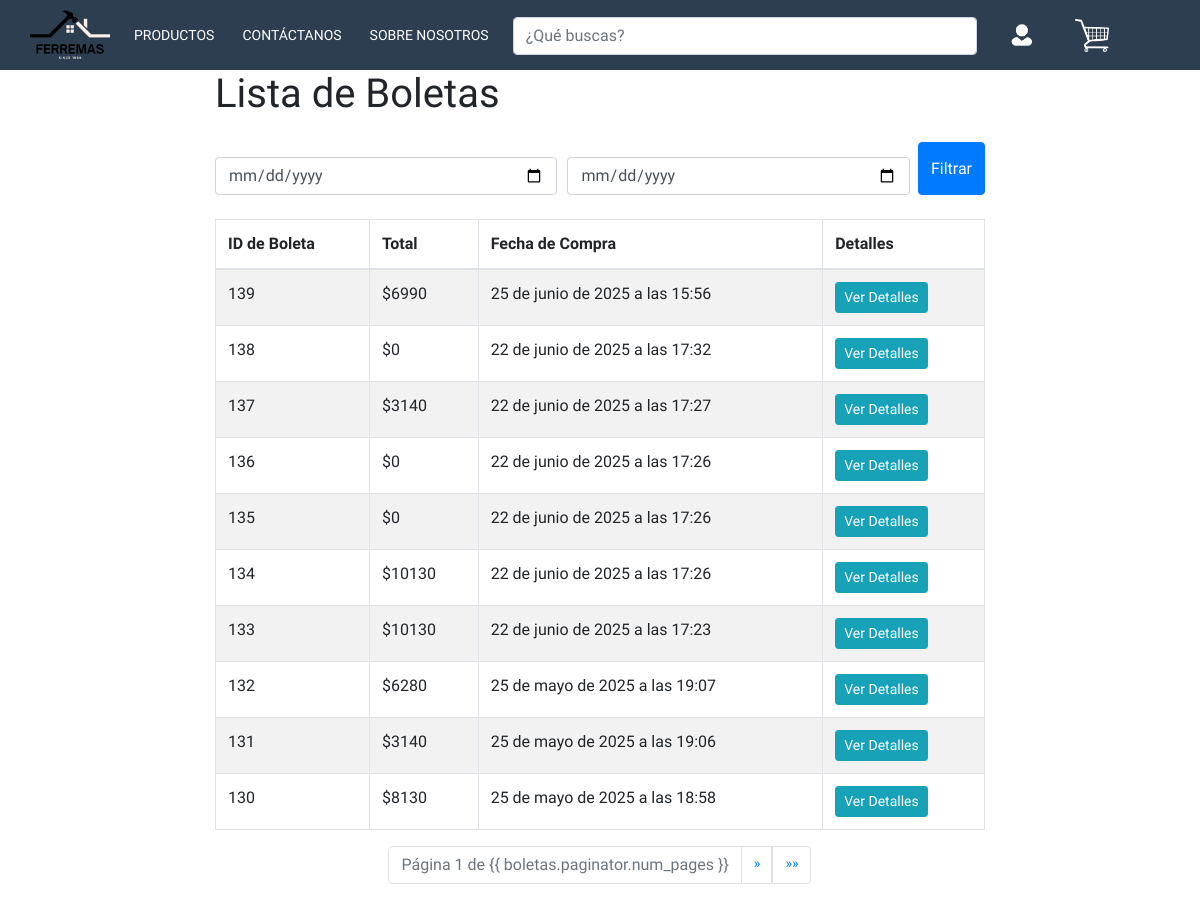
The app's page /boleta/ (signed in), older data.
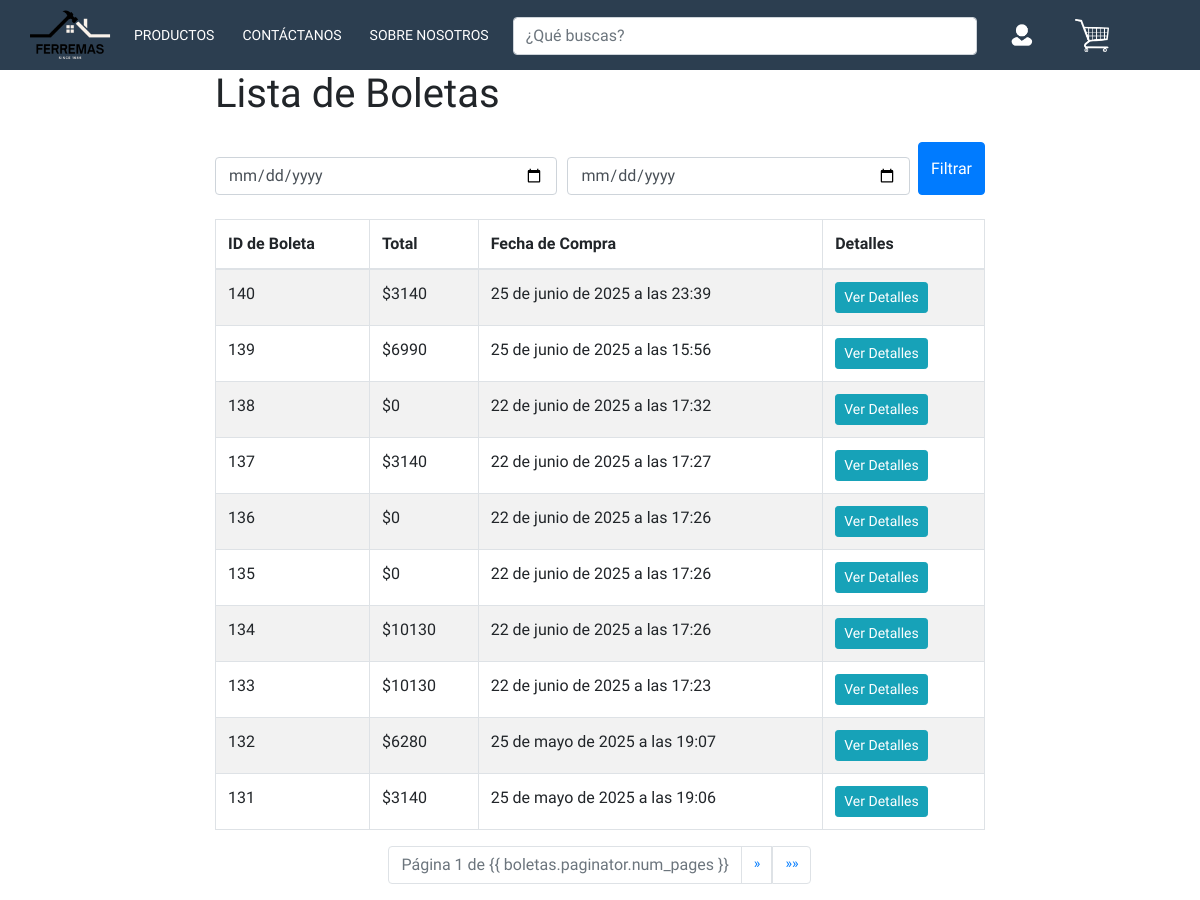
The same page, newer data.
### core/models.py (models this page shows, shortened)
class Boleta(models.Model):
    id_boleta=models.AutoField(primary_key=True)
    total=models.BigIntegerField()
    fechaCompra=models.DateTimeField(blank=False, null=False, default = datetime.datetime.now)

### core/views.py (the view)
# urls.py: path('boleta/', views.listar_boletas, name='listar_boletas'),
@login_required
def listar_boletas(request):
    fecha_inicio = request.GET.get('fecha_inicio')
    fecha_fin = request.GET.get('fecha_fin')
    boletas = Boleta.objects.all().order_by('-fechaCompra')
    if fecha_inicio and fecha_fin:
        boletas = boletas.filter(fechaCompra__range=[fecha_inicio, fecha_fin])
    paginator = Paginator(boletas, 10)
    page_number = request.GET.get('page')
    boletas_page = paginator.get_page(page_number)
    return render(request, 'listar_boletas.html', {'boletas': boletas_page})

### core/context_processor.py (called while the page is built, shortened)
def total_carrito(request):
    total = 0
    return {'total_carrito':int(total)}

### core/templates/listar_boletas.html (shortened to what this page needs)
<!doctype html>
<html lang="es">
    <head>
        {% load static %}
        <link rel="stylesheet" href="{% static 'css/misEstilos.css' %}" />
        <link href="{% static 'css/bootstrap.min.css' %}" rel="stylesheet" />
        <link
            href="https://stackpath.bootstrapcdn.com/bootstrap/4.5.2/css/bootstrap.min.css"
            rel="stylesheet"
        />
    </head>
    <body>
        <header>
            <div class="container__menu">
                <div class="menu">
                    <nav>
                        <ul>
                            <li><a href="{% url 'index' %}"></a></li>
                            <li>
                                <a href="{% url 'tienda' %}">Productos</a>
                            </li>
                            <li>
                                <a href="{% url 'contacto' %}">Contáctanos</a>
                            </li>
                            <li>
                                <a href="{% url 'Nosotros' %}"
                                    >Sobre Nosotros</a
                                >
                            </li>
                            <li class="search-bar">
                                <input
                                    type="text"
                                    placeholder="¿Qué buscas?"
                                    class="form-control"
                                />
                            </li>
                            {% if user.is_authenticated %}
                            <li>
                                <a href="{% url 'perfil' %}"></a>
                            </li>
                            <li><a href="{% url 'carrito' %}"></a></li>
                            {% else %}
                            <li><a href="{% url 'login' %}"></a></li>
                            <li><a href="{% url 'carrito' %}"></a></li>
                            {% endif %}
                        </ul>
                    </nav>
                </div>
            </div>
        </header>
        <div class="container">
            <h1 class="mb-4">Lista de Boletas</h1>
            <form method="GET" class="mb-4 d-flex">
                <input
                    type="date"
                    name="fecha_inicio"
                    class="form-control"
                    placeholder="Desde"
                    style="flex: 1; margin-right: 10px"
                />
                <input
                    type="date"
                    name="fecha_fin"
                    class="form-control"
                    placeholder="Hasta"
                    style="flex: 1"
                />
                <button type="submit" class="btn btn-primary ml-2">
                    Filtrar
                </button>
            </form>
            {% if boletas %}
            <table class="table table-striped table-bordered">
                <thead class="thead">
                    <tr>
                        <th>ID de Boleta</th>
                        <th>Total</th>
                        <th>Fecha de Compra</th>
                        <th>Detalles</th>
                    </tr>
                </thead>
                <tbody>
                    {% for boleta in boletas %}
                    <tr>
                        <td>{{ boleta.id_boleta }}</td>
                        <td>${{ boleta.total }}</td>
                        <td>{{ boleta.fechaCompra }}</td>
                        <td>
                            <a
                                href="{% url 'detalle_boleta' boleta.id_boleta %}"
                                class="btn btn-info btn-sm"
                                >Ver Detalles</a
                            >
                        </td>
                    </tr>
                    {% endfor %}
                </tbody>
            </table>
            <nav aria-label="Page navigation example">
                <ul class="pagination justify-content-center">
                    <li class="page-item disabled">
                        <span class="page-link"
                            >Página {{ boletas.number }} de {{
                            boletas.paginator.num_pages }}</span
                        >
                    </li>
                    {% if boletas.has_next %}
                    <li class="page-item">
                        <a
                            class="page-link"
                            href="?page={{ boletas.next_page_number }}"
                            aria-label="Next"
                        >
                            <span aria-hidden="true">&raquo;</span>
                        </a>
                    </li>
                    <li class="page-item">
                        <a
                            class="page-link"
                            href="?page={{ boletas.paginator.num_pages }}"
                            aria-label="Last"
                        >
                            <span aria-hidden="true">&raquo;&raquo;</span>
                        </a>
                    </li>
                    {% endif %}
                </ul>
            </nav>
            {% else %}
            <div class="alert alert-info" role="alert">
                No hay boletas disponibles.
            </div>
            {% endif %}
        </div>
    </body>
</html>

### core/static/css/misEstilos.css (style rules this page uses)
* { margin: 0; padding: 0; box-sizing: border-box; font-family: 'Work Sans', sans-serif; text-decoration: none; }
html, body { max-width: 100%; overflow-x: hidden; }
body { margin: auto; }
header { width: 100%; position: static; top: 0; left: 0; background: #fff; }
.container__menu { width: 100%; height: 70px; background: #2C3E50; padding: 0px 20px; max-width: 100vw; box-sizing: border-box; }
.menu { max-width: 1200px; margin: auto; height: 100%; }
header nav { height: 100%; }
header nav>ul { height: 100%; display: flex; }
header nav ul li { height: 100%; list-style: none; position: relative; }
header nav>ul>li:first-child>a { background-image: url(../img/footer.png); background-size: 150px; background-repeat: no-repeat; background-position: center center; padding: 20px 40px; margin-right: 20px; }
header nav>ul>li:nth-child(6)>a { background-image: url(../img/icon_user.png); background-size: 34px; background-repeat: no-repeat; background-position: center center; padding: 20px 30px; margin-left: 10px; }
header nav>ul>li:nth-child(7)>a { background-image: url(../img/carrito.png); background-size: 34px; background-repeat: no-repeat; background-position: center center; padding: 20px 30px; background-color: #2C3E50; margin-left: 10px; }
nav>ul>li>a { width: 100%; height: 100%; display: flex; align-items: center; padding: 14px; color: white; text-transform: uppercase; font-size: 14px; transition: all 300ms ease; }
.form-control { width: 100%; margin-top: 15px; font-family: 'Work Sans', sans-serif; padding-left: 50px; }
.search-bar { width: 40%; display: flex; align-items: center; margin-left: 10px; height: 1.5cm; }

### core/templates/listar_boletas.html (style rules this page uses)
.container { max-width: 800px; }

Row changes from the older to the newer data that the page shows:
no longer on this page (row unchanged): Boleta: id_boleta "130", total "8130", fechaCompra "25 de mayo de 2025 a las 18:58"
added Boleta: id_boleta "140", total "3140", fechaCompra "25 de junio de 2025 a las 23:39"
